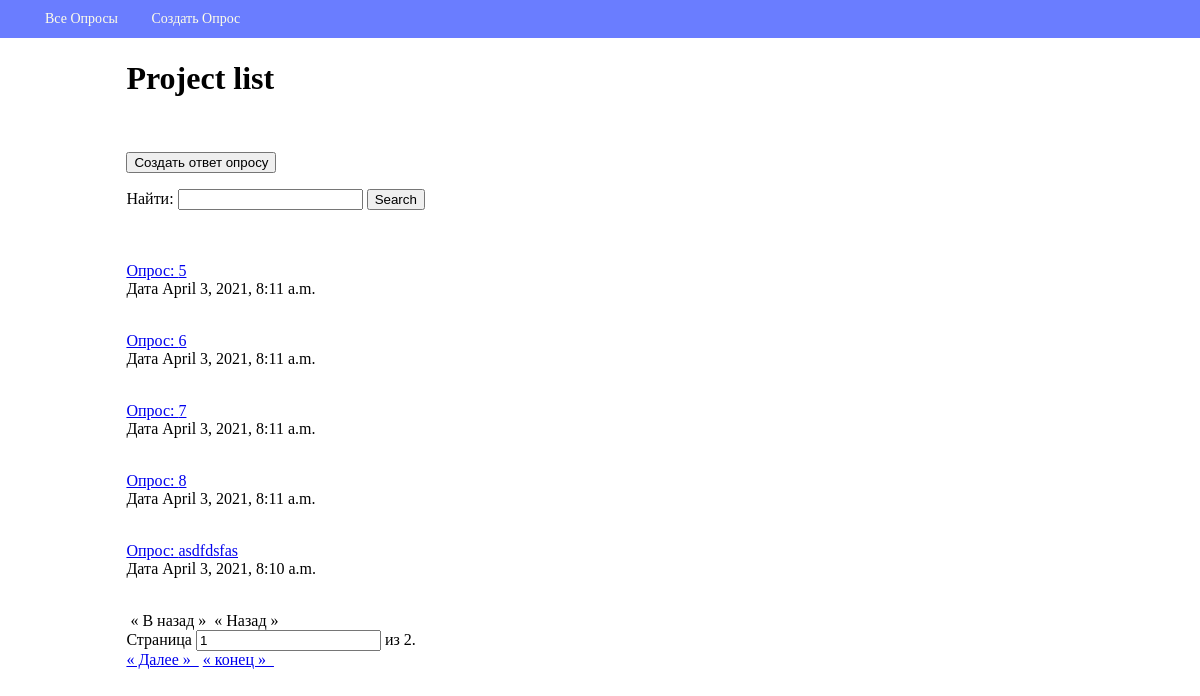
Screenshot of /poll/ with the database file from the repository.
### webapp/models.py (models this page shows, shortened)
class Poll(models.Model):
    question = models.TextField(max_length=2000, null=False, blank=False, verbose_name="Вопрос")
    created_at = models.DateTimeField(auto_now_add=True, verbose_name='Время создания')
    class Meta:
        db_table = 'Polls'
        verbose_name = 'вопрос'
        verbose_name_plural = 'вопросы'

### webapp/views/poll.py (the view)
# urls.py: path('', PollIndexView.as_view(), name='poll_list'),
class PollIndexView(ListView):
    template_name = 'poll/index.html'
    model = Poll
    context_object_name = 'polls'
    ordering = ('question', 'created_at')
    paginate_by = 5
    paginate_orphans = 1
    def get(self, request, **kwargs):
        self.form = SearchForm(request.GET)
        self.search_data = self.get_search_data()
        return super(PollIndexView, self).get(request, **kwargs)
    def get_queryset(self):
        queryset = super().get_queryset()
        if self.search_data:
            queryset = queryset.filter(
                Q(question__icontains=self.search_data) |
                Q(created_at__icontains=self.search_data)
            )
        return queryset
    def get_search_data(self):
        if self.form.is_valid():
            return self.form.cleaned_data['search_value']
        return None
    def get_context_data(self, **kwargs):
        context = super().get_context_data(**kwargs)
        context['search_form'] = self.form
        if self.search_data:
            context['query'] = urlencode({'search_value': self.search_data})
        return context

### webapp/forms.py
class SearchForm(forms.Form):
    search_value = forms.CharField(max_length=100, required=False, label='Найти')

### webapp/templates/poll/index.html
{% extends "base.html" %}
{% block content %}
    <h1>Project list</h1><br/>
        {% include "partial/form.html" with button_text="Создать ответ опросу" %}
    {% if not polls %}
        <h2>НЕТ ЗАДАЧ</h2>
    {% else %}
        {% include "partial/search_form.html" %}
    {% endif %}
<br/><br/>
    {% for poll in polls %}
            <p><a href="{% url "poll_view" poll.pk %}"> Опрос: {{ poll.question }}</a><br/>
              Дата  {{ poll.created_at }}<br/>
        <br/>
    {% endfor %}
     {% include 'partial/paginate.html' %}
{% endblock %}

### webapp/static/css/style.css (style rules this page uses)
body { margin-top: 60px; }

### rows the page displays
Poll: question "5", created_at "April 3, 2021, 8:11 a.m."
Poll: question "6", created_at "April 3, 2021, 8:11 a.m."
Poll: question "7", created_at "April 3, 2021, 8:11 a.m."
Poll: question "8", created_at "April 3, 2021, 8:11 a.m."
Poll: question "asdfdsfas", created_at "April 3, 2021, 8:10 a.m."

### other values shown
{{ search_form.search_value.label }} "Найти"
{{ page_obj.paginator.num_pages }} "2"
